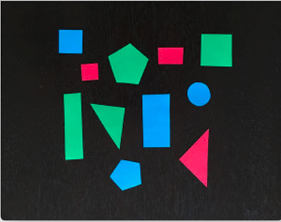
#> input picture rasp_code/color_test.png, 281 x 222 px
$ python detect_color.py --image color_test.png
#> lines starting #> are read from the running program, lines starting #| are printed output that depends on the picture; after the words box and inside, x2 and y2 are one past the last pixel; in counts of white or black regions, pixels touching at a corner belong together
### rasp_code/ColorLabeler.py
# import the necessary packages
from scipy.spatial import distance as dist
from collections import OrderedDict
import numpy as np
import cv2

class ColorLabeler:
	def __init__(self):
		# initialize the colors dictionary, containing the color
		# name as the key and the RGB tuple as the value
		colors = OrderedDict({
			"red": (255, 0, 0),
			"green": (0, 255, 0),
			"blue": (0, 0, 255)})

		# allocate memory for the L*a*b* image, then initialize
		# the color names list
		self.lab = np.zeros((len(colors), 1, 3), dtype="uint8")
		self.colorNames = []

		# loop over the colors dictionary
		for (i, (name, rgb)) in enumerate(colors.items()):
			# update the L*a*b* array and the color names list
			self.lab[i] = rgb
			self.colorNames.append(name)

		# convert the L*a*b* array from the RGB color space
		# to L*a*b*
		self.lab = cv2.cvtColor(self.lab, cv2.COLOR_RGB2LAB)

	def label(self, image, c):
		# construct a mask for the contour, then compute the
		# average L*a*b* value for the masked region
		mask = np.zeros(image.shape[:2], dtype="uint8")
		cv2.drawContours(mask, [c], -1, 255, -1)
		mask = cv2.erode(mask, None, iterations=2)
		mean = cv2.mean(image, mask=mask)[:3]

		# initialize the minimum distance found thus far
		minDist = (np.inf, None)

		# loop over the known L*a*b* color values
		for (i, row) in enumerate(self.lab):
			# compute the distance between the current L*a*b*
			# color value and the mean of the image
			d = dist.euclidean(row[0], mean)

			# if the distance is smaller than the current distance,
			# then update the bookkeeping variable
			if d < minDist[0]:
				minDist = (d, i)

		# return the name of the color with the smallest distance
		return self.colorNames[minDist[1]]

### rasp_code/detect_color.py
# import the necessary packages
# from pyimagesearch.shapedetector import ShapeDetector
from ColorLabeler import ColorLabeler
import argparse
import imutils
import cv2

# construct the argument parse and parse the arguments
ap = argparse.ArgumentParser()
ap.add_argument("-i", "--image", required=True,
	help="path to the input image")
args = vars(ap.parse_args())

# load the image and resize it to a smaller factor so that
# the shapes can be approximated better
image = cv2.imread(args["image"])
#> image is the input picture: shape (222, 281, 3); mean B, G, R 50, 48.8, 34.3

resized = imutils.resize(image, width=300)
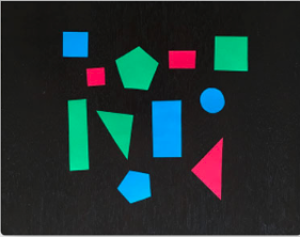
#> resized: shape (237, 300, 3); mean B, G, R 49.9, 48.7, 34.2
ratio = image.shape[0] / float(resized.shape[0])
#> ratio = 0.937

# blur the resized image slightly, then convert it to both
# grayscale and the L*a*b* color spaces
blurred = cv2.GaussianBlur(resized, (5, 5), 0)
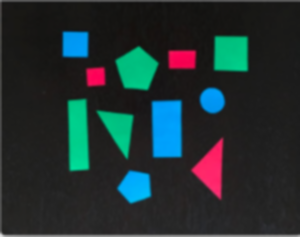
#> blurred: shape (237, 300, 3); mean B, G, R 49.5, 48.2, 33.8
gray = cv2.cvtColor(blurred, cv2.COLOR_BGR2GRAY)
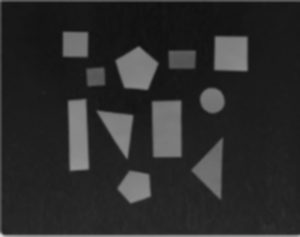
#> gray: shape (237, 300); min 16, max 226, mean 44.1
lab = cv2.cvtColor(blurred, cv2.COLOR_BGR2LAB)
#> lab: shape (237, 300, 3); mean of channels 0, 1, 2 49.1, 126.2, 127.9
thresh = cv2.threshold(gray, 60, 255, cv2.THRESH_BINARY)[1]
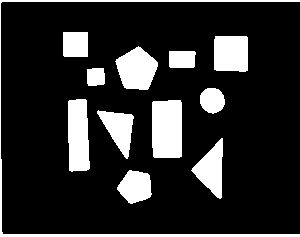
#> thresh: shape (237, 300); 17% white; 12 white regions
cv2.imshow("Thresh", thresh)

# find contours in the thresholded image
cnts = cv2.findContours(thresh.copy(), cv2.RETR_EXTERNAL,
	cv2.CHAIN_APPROX_SIMPLE)
#> cnts = 12 contours; largest, box (x1, y1, x2, y2) and area: (152, 100, 182, 158) 1624, (68, 99, 90, 172) 1334, (115, 46, 158, 90) 1236, (214, 36, 248, 72) 1124, (0, 0, 300, 237) 978
cnts = imutils.grab_contours(cnts)

# initialize the shape detector and color labeler
# sd = ShapeDetector()
cl = ColorLabeler()

# loop over the contours
for c in cnts:
	# compute the center of the contour
	M = cv2.moments(c)
	cX = int((M["m10"] / M["m00"]) * ratio)
	cY = int((M["m01"] / M["m00"]) * ratio)

	# detect the shape of the contour and label the color
	# shape = sd.detect(c)
	color = cl.label(lab, c)

	# multiply the contour (x, y)-coordinates by the resize ratio,
	# then draw the contours and the name of the shape and labeled
	# color on the image
	c = c.astype("float")
	c *= ratio
	c = c.astype("int")
	# text = "{} {}".format(color, shape)
	# text = "{}".format(color)
	text = color
	cv2.drawContours(image, [c], -1, (0, 255, 0), 2)
	cv2.putText(image, text, (cX, cY),
		cv2.FONT_HERSHEY_SIMPLEX, 0.5, (255, 255, 255), 2)

	# show the output image
	cv2.imshow("Image", image)
	cv2.waitKey(0)
#> this loop made 12 passes
#> (cX, cY, mean in label, color, text) on passes 1 to 12: (126, 174, (173.6, 116.7, 80.93), 'blue', 'blue'), (197, 158, (141.6, 206.7, 146.8), 'red', 'red'), (110, 120, (178, 72.18, 148.7), 'green', 'green'), (156, 120, (160.8, 125.8, 73.76), 'blue', 'blue'), (72, 126, (187.8, 69.88, 149), 'green', 'green'), (198, 93, (154.6, 128.6, 72.31), 'blue', 'blue'), (89, 71, (136.8, 209.3, 154.3), 'red', 'red'), (170, 55, (134.2, 208.2, 156.1), 'red', 'red'), (127, 64, (176.6, 72.22, 149.3), 'green', 'green'), (216, 49, (178.9, 71.41, 149.9), 'green', 'green'), (70, 41, (155.8, 126.9, 73.83), 'blue', 'blue'), (128, 149, (157.9, 128, 128), 'red', 'red')
#> pass 1, in label, `mask = cv2.erode(mask, None, iterations=2)`:
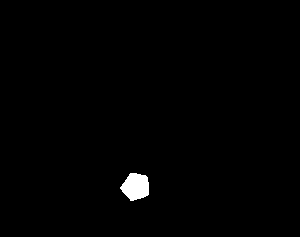
#> mask: shape (237, 300); 0.83% white; 1 white region, box (x1, y1, x2, y2) and area: (120, 173, 149, 201) 593
#> pass 1, `cv2.imshow("Image", image)`:
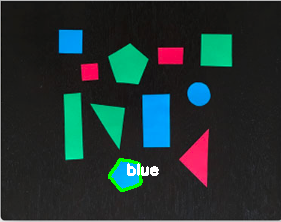
#> window 'Image': shape (222, 281, 3); mean B, G, R 49.9, 50.2, 35.1
#> after the loop:
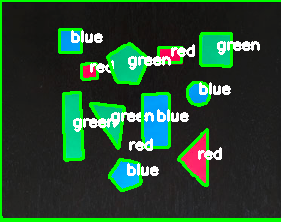
#> image: shape (222, 281, 3); 13.68% of pixels changed, all inside (x1, y1, x2, y2) = (0, 0, 281, 222)
